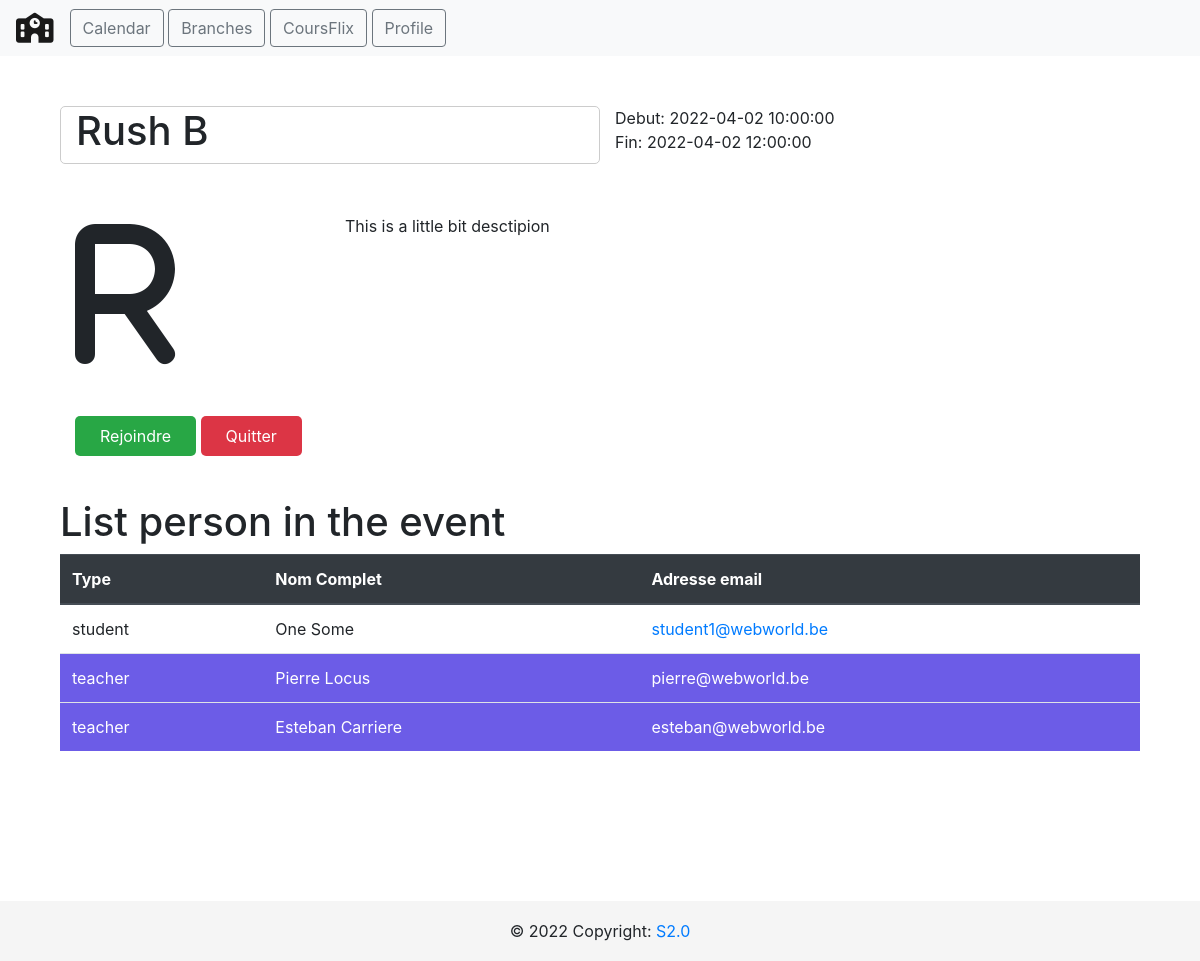
Screenshot of /calendar/event/2 with the database file from the repository.
### tables this page shows
CREATE TABLE events (
                        event_id INTEGER NOT NULL, 
                        title VARCHAR(100), 
                        date_from INTEGER, 
                        date_to INTEGER, 
                        organizer INTEGER, event_description TEXT, category_id INTEGER, 
                        PRIMARY KEY (event_id)
                    );

CREATE TABLE person (
            person_id INTEGER NOT NULL, 
            lastname VARCHAR(100), 
            firstname VARCHAR(100), 
            person_type VARCHAR(100), 
            email VARCHAR(100), 
            phone VARCHAR(100), 
            passwords VARCHAR(100), 
            PRIMARY KEY (person_id)
        );

### app.py (the view)
@api.route("/calendar/event/<int:id>")
def get_event(id):
    cursor = db.cursor()
    cursor.execute("SELECT * FROM events WHERE event_id = {}".format(id))
    rows = cursor.fetchall()
    event = rows
    cursor.execute("SELECT * FROM event_attendes WHERE event_id = {}".format(id))
    rows = cursor.fetchall()
    person_attendes = rows
    persons = []
    for i in range(len(person_attendes)):
        cursor.execute(
            "SELECT * FROM person WHERE person_id = {}".format(person_attendes[i][2])
        )
        rows = cursor.fetchall()
        persons.append(
            {
                "id": rows[0][0],
                "lastname": rows[0][1],
                "firstname": rows[0][2],
                "person_type": rows[0][3],
                "email": rows[0][4],
            }
        )
    return render_template(
        "view_event.html",
        event={
            "event_id": event[0][0],
            "title": event[0][1],
            "start": event[0][2],
            "end": event[0][3],
            "organizer": event[0][4],
            "description": event[0][5],
            "category_id": event[0][6],
        },
        persons=persons,
    )

### templates/view_event.html (shortened to what this page needs)
{% extends "layout.html" %} {% block title %} {{event.title}} {% endblock %} {%
block head %} {{ super() }}
{% endblock %} {% block content %}
<section>
  <div class="container">
    <div class="row row-event event-header">
      <div class="col-md-6 event-title">
        <h1>{{event.title}}</h1>
      </div>
      <div class="col-md-6">
        <div class="row">
          <div class="col-md-12 event-date">Debut: {{event.start}}</div>
        </div>
        <div class="row">
          <div class="col-md-12 event-date">Fin: {{event.end}}</div>
        </div>
      </div>
    </div>
    <div class="row row-event">
      <div class="col-md-3 event-icon">
        <i class="fa-solid fa-{{event.title[0]|lower}} fa-10x"></i>
      </div>
      <div class="col-md-6 event-description">
        <div class="row">
          <div class="col-md-12">{{event.description}}</div>
        </div>
      </div>
    </div>
    <div class="row row-event">
      <div class="col-md-6">
        <a href="#" class="btn-event btn-success">Rejoindre</a>
        <a href="#" class="btn-event btn-danger">Quitter</a>
      </div>
    </div>
  </div>
</section>
<section>
  <div class="container">
    <div class="row">
      <div class="col-md-12">
        <h1>List person in the event</h1>
      </div>
    </div>
    <div class="row">
      <div class="col-md-12">
        <table class="table">
          <thead class="thead-dark">
            <th>Type</th>
            <th>Nom Complet</th>
            <th>Adresse email</th>
          </thead>
          <tbody>
            {% for person in persons %}
            {% if person.person_type == "teacher" %}
              <tr class="table-row-teacher">
            {%else %}
            <tr>
              {%endif %}
              <td>{{person.person_type}}</td>
              <td>{{person.firstname}} {{person.lastname}}</td>
              <td><a href="mailto:{{person.email}}">{{person.email}}</a></td>
            </tr>
            {% endfor %}
          </tbody>
        </table>
      </div>
    </div>
  </div>
</section>
{% endblock %}

### templates/layout.html (shortened to what this page needs)
<!DOCTYPE html>
<html lang="en">
<head>
    {% block head %}
    <link rel="stylesheet" href="./css/profile.css">
    <link href="//netdna.bootstrapcdn.com/font-awesome/3.2.1/css/font-awesome.css" rel="stylesheet">
    <link rel="stylesheet" href="https://cdn.jsdelivr.net/npm/bootstrap@4.3.1/dist/css/bootstrap.min.css">
    {% endblock %}
</head>
<body>
    <nav class="navbar navbar-light bg-light">
        <form class="form-inline">
            <a href="#" class="navbar-brand navbar-left">
                <i class="fa fa-school fa-xl"></i>
            </a>
            <span>
                <a href="/calendar">
                    <button class="btn btn btn-outline-secondary" type="button">
                        Calendar
                    </button>
                </a>
                <a href="/courses">
                    <button class="btn btn btn-outline-secondary" type="button">
                        Branches
                    </button>
                </a>
                <a href="/cursusflix">
                    <button class="btn btn btn-outline-secondary" type="button">
                        CoursFlix
                    </button>
                </a>
                <a href="/profile">
                    <button class="btn btn btn-outline-secondary" type="button">
                        Profile
                    </button>
                </a>
            </span>
        </form>
    </nav>
    <div class="container">
{% block content %}{% endblock %}
    </div>
    <footer class="footer">
        <div class="footer-copyright text-center">© 2022 Copyright:
          <a href="/">S2.0</a>
        </div>
      </footer>
</body>
</html>

### templates/css/profile.css (style rules this page uses)
body { color: #6F8BA4; margin-top:20px; }

### templates/layout.html (style rules this page uses)
footer { position: stick; bottom: 0; width: 100%; height: 60px; line-height: 60px; background-color: #f5f5f5; }
body { min-height: 100vh!important; }

### templates/view_event.html (style rules this page uses)
.row-event { margin: 50px auto; }
.event-title { border: 1px solid #ccc; border-radius: 5px; decoration: underline; }
.btn-event { min-width: 60px; padding: 10px 25px; border-radius: 5px; }
.table { margin-bottom: 150px; }
.table-row-teacher td { background-color: #6c5ce7; color: white; }
.table-row-teacher td a { color: white; decoration: none; }

### rows the page displays
events: title "Rush B", start "2022-04-02 10:00:00", end "2022-04-02 12:00:00", description "This is a little bit desctipion"
person: person_type "student", firstname "One", lastname "Some", email "student1@webworld.be"
person: person_type "teacher", firstname "Pierre", lastname "Locus", email "pierre@webworld.be"
person: person_type "teacher", firstname "Esteban", lastname "Carriere", email "esteban@webworld.be"
